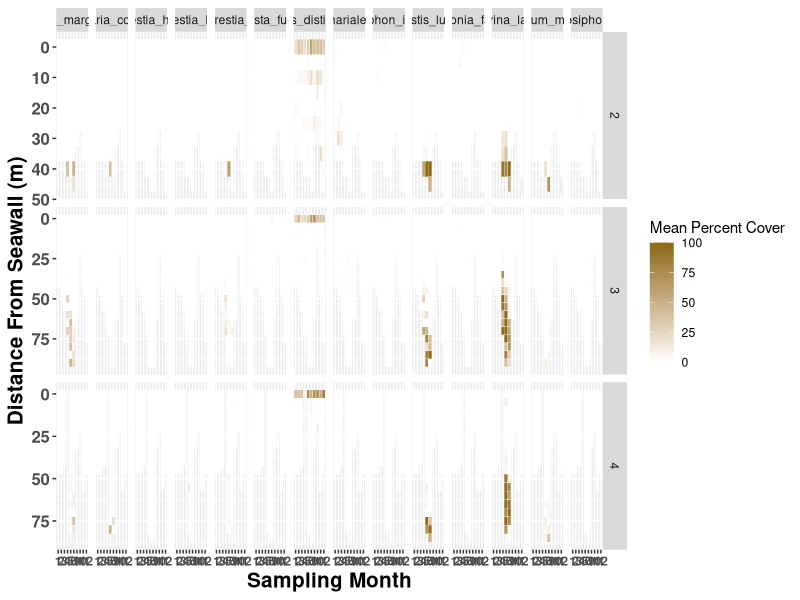
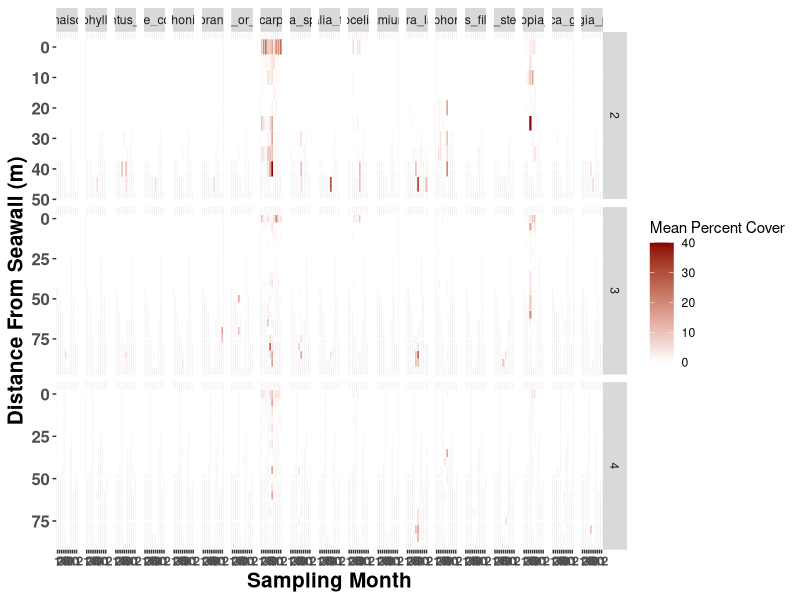
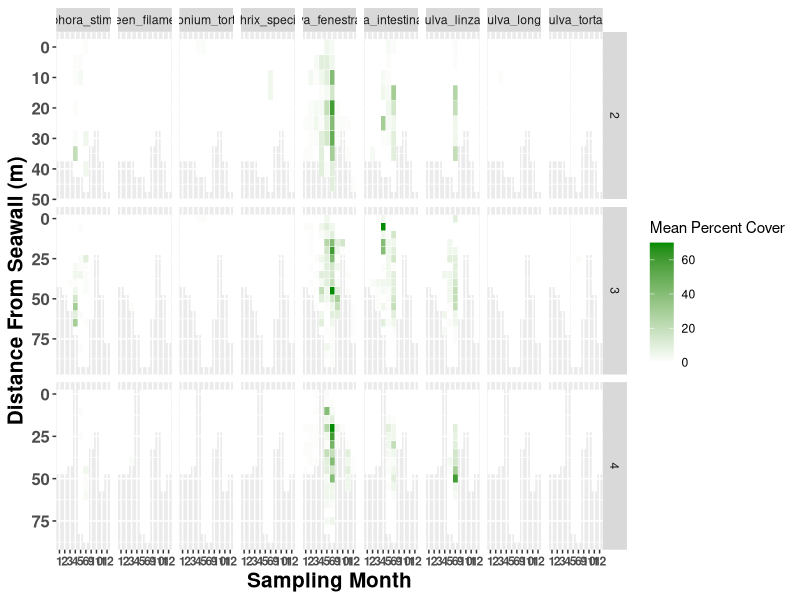

The R source for these figures, in order:
##### IF YOU HAVEN'T INSTALLED PACKAGES RUN THIS, OTHERWISE SKIP IT #####
install.packages("tidyverse")
install.packages("plyr")
install.packages("ggplot2")


##### WORKSPACE SET UP #####

## load packages
library(tidyverse)
library(plyr)
library(ggplot2);theme_bw()

## tell R where to get the data. !!This is computer specific because it's where you downloaded the file
setwd("C:/Users/siobh/OneDrive - The University Of British Columbia/Project - Seaweed Seasonality Transects/seaweed_seasonality_2021-09-05/git_GW_seaweed_seasonality_transects")

## read in data
algae = read.csv("GW_seaweed_seasonality_transect_data.csv")

##### FORMAT DATA FOR ANALYSIS ####
## remove transects 1 and 5
algae = subset(algae, algae$transect_id!=1& algae$transect_id!=5)


## how many total columns -> makes it so you don't have to edit numbers as new algae are added
n=ncol(algae)

## make all algae abundance columns numeric 
algae[,7:n] <- sapply(algae[,c(7:n)], as.numeric)

## fill empty cells (instances of 0 percnet cover) with 0
algae[is.na(algae)]<-0


## pivot data. This is important for plotting and analysis later
algae.wide = algae %>% 
  pivot_longer(-c(1:6))

## rename value column
names(algae.wide)[names(algae.wide)=="value"]<-"percent_cover"

## separate out seaweed phylum info 
algae.wide = separate(data = algae.wide, 
                          col = name, 
                          into = c("seaweed_id","phylum"), 
                          sep = "__")

## summarize data across years for the same transect and month
algae.wide.grouped = ddply(algae.wide, c("transect_id","distance_along_transect_m","seaweed_id","phylum","month"), 
                       summarise,
                       N = length(percent_cover), ## sample size
                       mean = mean(percent_cover),
                       sd = sd(percent_cover)) %>%
  mutate(se = sd/sqrt(N), ## standard error
         lci = mean - 1.960*(se), ## lower bound of 95% confidence interval
         uci = mean + 1.960*(se))

## fill empty cells (instances of 0 percnet cover) with 0 (again)
algae.wide.grouped[is.na(algae.wide.grouped)]<-0

## set order of month
algae.wide.grouped$month = factor(algae.wide.grouped$month, levels=c("1","2","3","4","5","6","7","8","9","10","11","12"))



##### BROWN SEAWEED PLOTS #####
## only keep brown seaweeds
brown = subset(algae.wide.grouped, algae.wide.grouped$phylum=="brown")


## heatmap of percent abundance by transect and month
ggplot(brown, aes(x=month, y=distance_along_transect_m, fill=mean))+
  geom_tile(color="white")+
  #geom_text(aes(label = mean), color = "grey50", size = 3)+
  scale_fill_continuous(
    low="white",high="goldenrod4")+
  theme(axis.text.x = element_text(face="bold"),
        axis.text.y = element_text(size=12, face="bold"),
        axis.title.x = element_text(size=15, face="bold"),
        axis.title.y = element_text(size=15, face="bold"))+
  labs(x="Sampling Month", y="Distance From Seawall (m)", fill="Mean Percent Cover")+
  facet_grid(transect_id~seaweed_id, scales="free")+
  scale_y_reverse()


##### RED SEAWEED PLOTS #####
## only keep brown seaweeds
red = subset(algae.wide.grouped, algae.wide.grouped$phylum=="red")


## heatmap of percent abundance by transect and month
ggplot(red, aes(x=month, y=distance_along_transect_m, fill=mean))+
  geom_tile(color="white")+
  #geom_text(aes(label = mean), color = "grey50", size = 3)+
  scale_fill_continuous(
    low="white",high="red4")+
  theme(axis.text.x = element_text(face="bold"),
        axis.text.y = element_text(size=12, face="bold"),
        axis.title.x = element_text(size=15, face="bold"),
        axis.title.y = element_text(size=15, face="bold"))+
  labs(x="Sampling Month", y="Distance From Seawall (m)", fill="Mean Percent Cover")+
  facet_grid(transect_id~seaweed_id, scales="free")+
  scale_y_reverse()

##### GREEN SEAWEED PLOTS #####
## only keep brown seaweeds
green = subset(algae.wide.grouped, algae.wide.grouped$phylum=="green")


## heatmap of percent abundance by transect and month
ggplot(green, aes(x=month, y=distance_along_transect_m, fill=mean))+
  geom_tile(color="white")+
  #geom_text(aes(label = mean), color = "grey50", size = 3)+
  scale_fill_continuous(
    low="white",high="green4")+
  theme(axis.text.x = element_text(face="bold"),
        axis.text.y = element_text(size=12, face="bold"),
        axis.title.x = element_text(size=15, face="bold"),
        axis.title.y = element_text(size=15, face="bold"))+
  labs(x="Sampling Month", y="Distance From Seawall (m)", fill="Mean Percent Cover")+
  facet_grid(transect_id~seaweed_id, scales="free")+
  scale_y_reverse()
